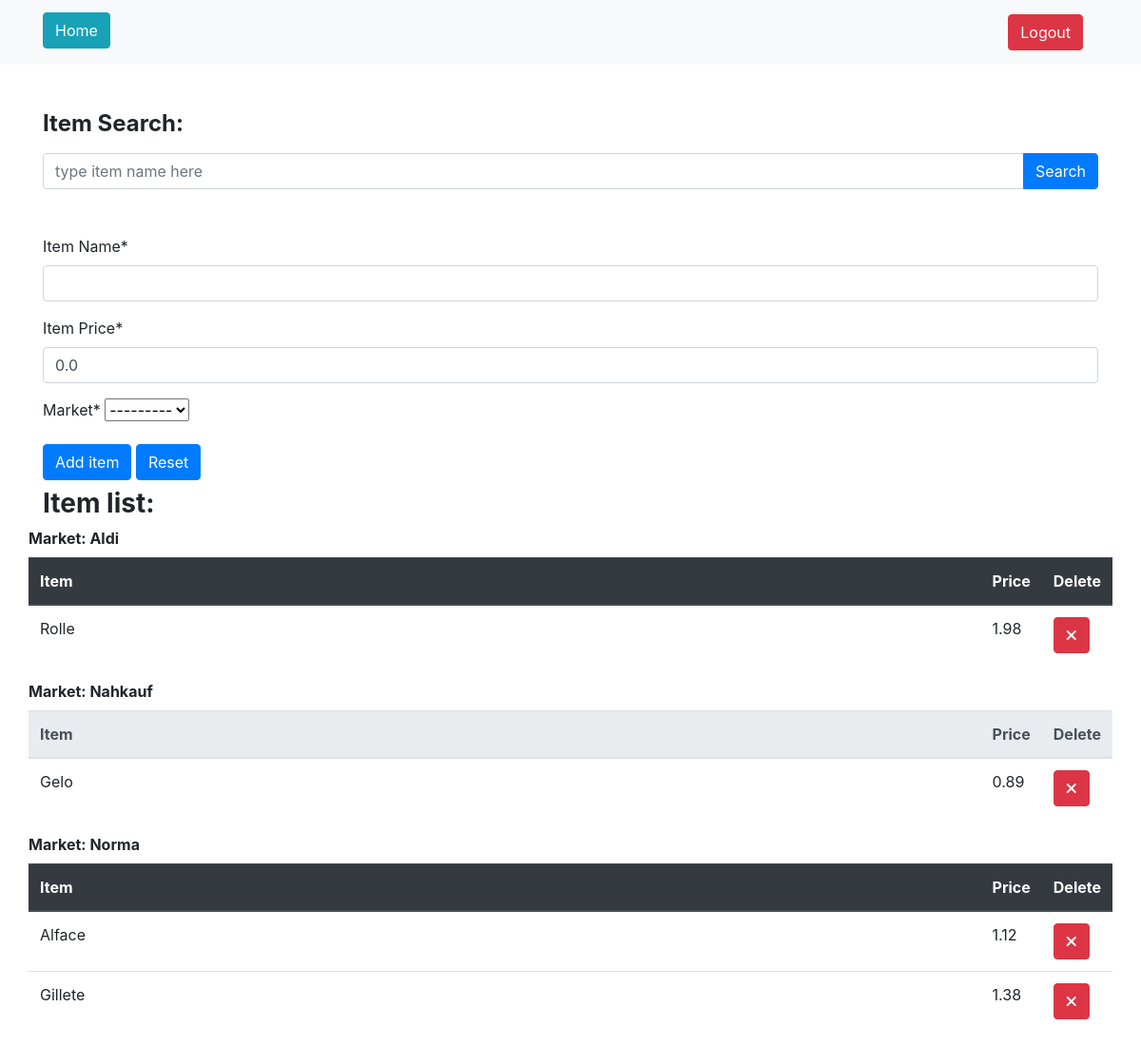
The app's page /createItem/ (signed in) with its own data.
### calculator/models.py (models this page shows, shortened)
class MarketCreatedModel(models.Model):
    name = models.CharField(max_length=100, null=True)
    distance = models.PositiveIntegerField(null=True)
    favorite = models.BooleanField(null=True, default=False)
    user_id = models.ForeignKey(User, null=True, on_delete=models.CASCADE)
    def __str__(self):
        return f'{self.name.title()}'

class ItemCreatedModel(models.Model):
    class Meta:
        ordering = ['market_id__user_id']
    name = models.CharField(max_length=100, null=True)
    price = models.DecimalField(
        max_digits=10,
        decimal_places=2,
        validators=[MinValueValidator(0.01)])
    market_id = models.ForeignKey(
        MarketCreatedModel, on_delete=models.CASCADE, related_name="market_id")

### calculator/views.py (the view, shortened to what this page needs)
# urls.py: path('createItem/', views.CreateItemView.as_view(), name='create_item'),
@method_decorator(login_required, name='dispatch')
class CreateItemView(View):
    template_name = 'itemCreation.html'
    form_class = CreateNewItemForm
    context = {}
    def get_context_data(self, **kwargs):
        try:
            qs = ItemCreatedModel.objects\
                .filter(market_id__user_id=self.request.user.id)\
                .select_related('market_id')
            list_of_markets = {i.market_id: i for i in qs}
        except IndexError:
            list_of_markets = {}
        self.context['list_of_markets'] = list_of_markets
        return self.context
    def get(self, request, *args, **kwargs):
        form = self.form_class(request.user, initial={'price': 0.00})
        context = self.get_context_data()
        context['form'] = form
        return render(request, self.template_name, context=context)

### calculator/forms.py
class CreateNewItemForm(forms.ModelForm):
    class Meta:
        model = ItemCreatedModel
        fields = ('name', 'price', 'market_id')
        labels = {
            'name': 'Item Name',
            'price': 'Item Price',
            'market_id': 'Market',
        }
    def __init__(self, user, *args, **kwargs):
        super(CreateNewItemForm, self).__init__(*args, **kwargs)
        self.fields['market_id'].queryset = MarketCreatedModel.objects.filter(
            user_id=user.id).order_by('name')
        self.fields['price'].widget.attrs['min'] = Decimal('0.00')

### calculator/templates/itemCreation.html (shortened to what this page needs)
{% extends "base.html" %}
{% load crispy_forms_tags %}
{% block content %}
    <div class="container mt-5">
        <label for="itemSearch">
            <h4>
                <strong>Item Search:</strong>
            </h4>
        </label>
        <div class="input-group">
            <input type="text"
                   class="form-control"
                   placeholder="type item name here"
                   aria-label="Item name to be searched on Item database"
                   aria-describedby="button-addon4">
            <div class="input-group-append" id="button-addon4">
                <button class="btn btn-primary" type="button">Search</button>
            </div>
        </div>
    </div>
    <div class="container mt-5">
        <div class="row">
            <div class="col-md-12">
                <form method="post">
                    {{ form|crispy }}
                    <button class="btn btn-primary" type="submit" name='saveItem'>Add item</button>
                    <button class="btn btn-primary" type="submit" name='resetItem'>Reset</button>
                </form>
            </div>
        </div>
    </div>
    <div class="container mt-2">
        <div class="row">
            <div class="col-md-2">
                <h3>
                    <strong>Item list:</strong>
                </h3>
            </div>
        </div>
    <div class="row">
        {% for market in list_of_markets %}
            <table class="table">
                {% if not forloop.counter|divisibleby:2 %}
                    <thead class="thead-dark">
                {% else %}
                    <thead class="thead-light">
                {% endif %}
                        <label for="itemListMarket">
                            <strong>Market: {{ market.name|title }}</strong>
                        </label>
                        <tr>
                            <th class="col">Item</th>
                            <th class="col">Price</th>
                            <th class="col">Delete</th>
                        </tr>
                    </thead>
                    <tbody>
                        {% for item in market.market_id.all|dictsort:"name" %}
                            <tr>
                                <td scope="row">{{ item.name|title }}</td>
                                <td>{{ item.price }}</td>
                                <td>
                                    <a href="{% url 'delete_item_pk' pk=item.pk %}">
                                <button class="btn btn-danger" type="submit">
                                    <i class="fa-solid fa-xmark"></i>
                                </button>
                            </a>
                            </td>
                            </tr>
                        {% endfor %}
                    </tbody>
                </table>
            {% endfor %}
        </div>
    </div>
    {% endblock content %}

### records on screen
MarketCreatedModel: name "Aldi"
ItemCreatedModel: name "Rolle", price "1.98"
MarketCreatedModel: name "Nahkauf"
ItemCreatedModel: name "Gelo", price "0.89"
MarketCreatedModel: name "Norma"
ItemCreatedModel: name "Alface", price "1.12"
ItemCreatedModel: name "Gillete", price "1.38"
